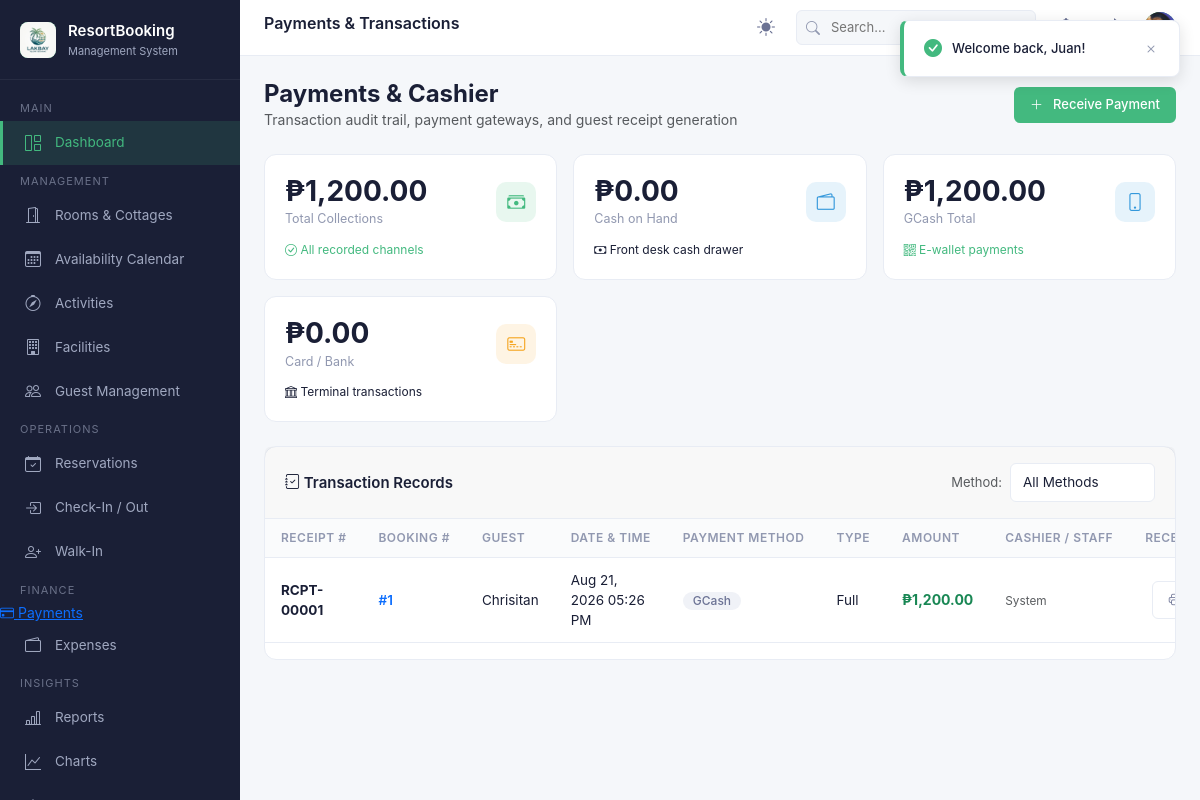
The app's page /payments/index.php (signed in) with its own data.
### tables this page shows
CREATE TABLE `payments` (
  `PaymentId` int NOT NULL AUTO_INCREMENT,
  `ReservationId` int NOT NULL,
  `Amount` decimal(12,2) NOT NULL,
  `PaymentMethod` int NOT NULL,
  `PaymentType` int NOT NULL,
  `ReferenceNumber` varchar(100) DEFAULT NULL,
  `PaymentDate` datetime(6) NOT NULL,
  `Status` int NOT NULL,
  `ProcessedBy` int DEFAULT NULL,
  PRIMARY KEY (`PaymentId`),
  KEY `IX_Payments_ProcessedBy` (`ProcessedBy`),
  KEY `IX_Payments_ReservationId` (`ReservationId`),
  CONSTRAINT `FK_Payments_Reservations_ReservationId` FOREIGN KEY (`ReservationId`) REFERENCES `reservations` (`ReservationId`) ON DELETE CASCADE,
  CONSTRAINT `FK_Payments_Users_ProcessedBy` FOREIGN KEY (`ProcessedBy`) REFERENCES `users` (`UserId`) ON DELETE SET NULL
);

### includes/functions.php (called while the page is built, shortened)
<?php
require_once __DIR__ . '/../config/database.php';
function formatCurrency($amount) {
    return '₱' . number_format((float)$amount, 2);
}
function formatDateTime($dateStr, $format = 'M d, Y h:i A') {
    $time = strtotime($dateStr);
    return $time ? date($format, $time) : '-';
}
function getPaymentMethodName($method) {
    $map = [
        0 => 'Cash',
        1 => 'Card',
        2 => 'GCash',
        3 => 'Maya',
        4 => 'BankTransfer'
    ];
    if (is_numeric($method)) {
        return $map[(int)$method] ?? 'Other';
    }
    return (string)$method;
}
function getPaymentTypeName($type) {
    $map = [
        0 => 'Downpayment',
        1 => 'Full',
        2 => 'Partial',
        3 => 'Balance'
    ];
    if (is_numeric($type)) {
        return $map[(int)$type] ?? 'Payment';
    }
    return (string)$type;
}

### config/database.php (called while the page is built, shortened)
<?php
function url($path = '') {
    $path = '/' . ltrim($path, '/');
    return BASE_URL . $path;
}

### payments/index.php (the view, shortened to what this page needs)
<?php
require_once __DIR__ . '/../config/database.php';
require_once __DIR__ . '/../includes/functions.php';
$query = "SELECT p.*, r.TotalAmount,
    COALESCE(CONCAT(g.FirstName, ' ', g.LastName), CONCAT(u.FirstName, ' ', u.LastName), 'Guest') as GuestName,
    CONCAT(staff.FirstName, ' ', staff.LastName) as StaffName
    FROM payments p
    JOIN reservations r ON p.ReservationId = r.ReservationId
    LEFT JOIN guestrecords g ON r.GuestId = g.GuestId
    LEFT JOIN users u ON r.UserId = u.UserId
    LEFT JOIN users staff ON p.ProcessedBy = staff.UserId
    WHERE 1=1";
$params = [];
$query .= " ORDER BY p.PaymentDate DESC";
$stmt = $pdo->prepare($query);
$stmt->execute($params);
$payments = $stmt->fetchAll();
$totalRevenue = (float)$pdo->query("SELECT COALESCE(SUM(Amount), 0) FROM payments WHERE Status = 1")->fetchColumn();
$cashTotal = (float)$pdo->query("SELECT COALESCE(SUM(Amount), 0) FROM payments WHERE Status = 1 AND PaymentMethod = 0")->fetchColumn();
$gcashTotal = (float)$pdo->query("SELECT COALESCE(SUM(Amount), 0) FROM payments WHERE Status = 1 AND PaymentMethod = 2")->fetchColumn();
$cardTotal = (float)$pdo->query("SELECT COALESCE(SUM(Amount), 0) FROM payments WHERE Status = 1 AND PaymentMethod = 1")->fetchColumn();
include __DIR__ . '/../includes/header.php';
?>
<div class="d-flex justify-content-between align-items-center mb-4 flex-wrap gap-2">
    <div>
        <h4 style="margin:0; font-weight:700;">Payments & Cashier</h4>
        <p class="text-muted" style="margin:0; font-size:14px;">Transaction audit trail, payment gateways, and guest receipt generation</p>
    </div>
    <button type="button" class="btn btn-primary" onclick="new bootstrap.Modal(document.getElementById('newPaymentModal')).show()">
        <i class="bi bi-plus-lg me-1"></i> Receive Payment
    </button>
</div>
<div class="stats-grid mb-4">
    <div class="stat-card">
        <div class="stat-header">
            <div>
                <div class="stat-value"><?= formatCurrency($totalRevenue) ?></div>
                <div class="stat-label">Total Collections</div>
            </div>
            <div class="stat-icon green"><i class="bi bi-cash-stack"></i></div>
        </div>
        <div class="stat-change up"><i class="bi bi-check-circle"></i> All recorded channels</div>
    </div>
    <div class="stat-card">
        <div class="stat-header">
            <div>
                <div class="stat-value"><?= formatCurrency($cashTotal) ?></div>
                <div class="stat-label">Cash on Hand</div>
            </div>
            <div class="stat-icon blue"><i class="bi bi-wallet2"></i></div>
        </div>
        <div class="stat-change"><i class="bi bi-cash"></i> Front desk cash drawer</div>
    </div>
    <div class="stat-card">
        <div class="stat-header">
            <div>
                <div class="stat-value"><?= formatCurrency($gcashTotal) ?></div>
                <div class="stat-label">GCash Total</div>
            </div>
            <div class="stat-icon blue"><i class="bi bi-phone"></i></div>
        </div>
        <div class="stat-change up"><i class="bi bi-qr-code"></i> E-wallet payments</div>
    </div>
    <div class="stat-card">
        <div class="stat-header">
            <div>
                <div class="stat-value"><?= formatCurrency($cardTotal) ?></div>
                <div class="stat-label">Card / Bank</div>
            </div>
            <div class="stat-icon orange"><i class="bi bi-credit-card-2-front"></i></div>
        </div>
        <div class="stat-change"><i class="bi bi-bank"></i> Terminal transactions</div>
    </div>
</div>
<div class="card">
    <div class="card-header d-flex justify-content-between align-items-center flex-wrap gap-2">
        <h5><i class="bi bi-journal-check"></i> Transaction Records</h5>
        <div class="d-flex align-items-center gap-2">
            <span class="text-muted" style="font-size:13px;">Method:</span>
            <select class="form-select form-select-sm" style="width:auto;" onchange="location.href='<?= url("/payments/index.php") ?>?method=' + this.value">
                <option value="">All Methods</option>
            </select>
        </div>
    </div>
    <div class="table-wrapper">
        <table class="table">
            <thead>
                <tr>
                    <th>Receipt #</th>
                    <th>Booking #</th>
                    <th>Guest</th>
                    <th>Date & Time</th>
                    <th>Payment Method</th>
                    <th>Type</th>
                    <th>Amount</th>
                    <th>Cashier / Staff</th>
                    <th style="text-align:right;">Receipt</th>
                </tr>
            </thead>
            <tbody>
                <?php if (empty($payments)): ?>
                    <tr><td colspan="9" class="text-center py-4 text-muted">No payment transactions found.</td></tr>
                <?php else: ?>
                    <?php foreach ($payments as $p): ?>
                        <tr>
                            <td><strong><?= !empty($p['ReferenceNumber']) ? htmlspecialchars($p['ReferenceNumber']) : 'RCPT-' . str_pad($p['PaymentId'], 5, '0', STR_PAD_LEFT) ?></strong></td>
                            <td>
                                <a href="<?= url('/reservations/details.php?id=' . $p['ReservationId']) ?>" style="font-weight:600; text-decoration:none;">
                                    #<?= $p['ReservationId'] ?>
                                </a>
                            </td>
                            <td><?= htmlspecialchars($p['GuestName']) ?></td>
                            <td><?= formatDateTime($p['PaymentDate']) ?></td>
                            <td><span class="badge badge-secondary"><?= getPaymentMethodName($p['PaymentMethod']) ?></span></td>
                            <td><?= getPaymentTypeName($p['PaymentType']) ?></td>
                            <td><strong class="text-success" style="font-size:14px;"><?= formatCurrency($p['Amount']) ?></strong></td>
                            <td><small class="text-muted"><?= htmlspecialchars($p['StaffName'] ?: 'System') ?></small></td>
                            <td style="text-align:right;">
                                <a href="<?= url('/receipt/index.php?id=' . $p['ReservationId']) ?>" class="btn btn-xs btn-outline" target="_blank" title="Print Official Receipt">
                                    <i class="bi bi-printer"></i>
                                </a>
                            </td>
                        </tr>
                    <?php endforeach; ?>
                <?php endif; ?>
            </tbody>
        </table>
    </div>
</div>
<?php include __DIR__ . '/../includes/footer.php'; ?>

### assets/css/site.css (style rules this page uses)
:root { --primary: #43b97f; --primary-dark: #36a36e; --primary-light: #e8f8f0; --primary-bg: #f0faf5; --sidebar-bg: #1a1f36; --sidebar-hover: #252b48; --sidebar-active: rgba(67, 185, 127, 0.15); --sidebar-text: #a0a8c0; --sidebar-text-active: #43b97f; --header-bg: #ffffff; --content-bg: #f5f7fa; --card-bg: #ffffff; --text-primary: #1a1f36; --text-secondary: #6b7294; --text-muted: #9198b0; --border: #e8ecf4; --success: #43b97f; --warning: #f5a623; --danger: #e74c3c; --info: #3498db; --shadow-sm: 0 1px 3px rgba(0,0,0,0.06); --shadow-md: 0 2px 8px rgba(0,0,0,0.08); --shadow-lg: 0 4px 16px rgba(0,0,0,0.12); --radius: 8px; --radius-lg: 12px; }
* { box-sizing: border-box; }
html { overflow-x: hidden; scroll-behavior: smooth; }
body { margin: 0; padding: 0; font-family: -apple-system, BlinkMacSystemFont, 'Segoe UI', Roboto, 'Helvetica Neue', Arial, sans-serif; background: var(--content-bg); color: var(--text-primary); font-size: 14px; line-height: 1.5; overflow-x: hidden; width: 100%; max-width: 100vw; }
.stats-grid { display: grid; grid-template-columns: repeat(auto-fit, minmax(220px, 1fr)); gap: 16px; margin-bottom: 24px; }
.stat-card { background: var(--card-bg); border-radius: var(--radius-lg); padding: 20px; border: 1px solid var(--border); transition: transform 0.2s, box-shadow 0.2s; }
.stat-card .stat-header { display: flex; align-items: center; justify-content: space-between; margin-bottom: 12px; }
.stat-card .stat-icon { width: 40px; height: 40px; border-radius: 10px; display: flex; align-items: center; justify-content: center; font-size: 18px; }
.stat-icon.green { background: rgba(67,185,127,0.12); color: var(--primary); }
.stat-icon.blue { background: rgba(52,152,219,0.12); color: var(--info); }
.stat-icon.orange { background: rgba(245,166,35,0.12); color: var(--warning); }
.stat-card .stat-value, .stat-card .stat-number { font-size: 28px; font-weight: 700; color: var(--text-primary); line-height: 1.2; }
.stat-card .stat-label { font-size: 12.5px; color: var(--text-muted); margin-top: 2px; }
.stat-card .stat-change { font-size: 12px; margin-top: 6px; }
.stat-change.up { color: var(--success); }
.card { background: var(--card-bg); border-radius: var(--radius-lg); border: 1px solid var(--border); margin-bottom: 20px; }
.card-header { padding: 16px 20px; border-bottom: 1px solid var(--border); display: flex; align-items: center; justify-content: space-between; }
.card-header h5 { margin: 0; font-size: 15px; font-weight: 600; color: var(--text-primary); }
.table-wrapper { overflow-x: auto; }
.table { width: 100%; border-collapse: collapse; }
.table th { padding: 10px 16px; text-align: left; font-size: 12px; font-weight: 600; color: var(--text-muted); text-transform: uppercase; letter-spacing: 0.5px; border-bottom: 1px solid var(--border); background: #fafbfc; white-space: nowrap; }
.table td { padding: 12px 16px; border-bottom: 1px solid var(--border); font-size: 13.5px; color: var(--text-primary); vertical-align: middle; }
.btn { display: inline-flex; align-items: center; gap: 6px; padding: 8px 16px; border-radius: 6px; font-size: 13px; font-weight: 500; border: none; cursor: pointer; transition: all 0.2s; text-decoration: none; white-space: nowrap; }
.btn-primary { background: var(--primary); color: #fff; }
.btn-outline { background: transparent; border: 1px solid var(--border); color: var(--text-secondary); }
.badge { display: inline-flex; align-items: center; gap: 5px; padding: 3px 10px; border-radius: 12px; font-size: 12px; font-weight: 500; }
.badge-secondary { background: #f0f2f7; color: var(--text-secondary); }
.form-control, .form-select { width: 100%; padding: 8px 12px; border: 1px solid var(--border); border-radius: 6px; font-size: 13.5px; color: var(--text-primary); background: #fff; transition: border-color 0.2s, box-shadow 0.2s; }
* { scrollbar-width: thin; scrollbar-color: var(--border) transparent; }
.table-wrapper { overflow-x: auto; -webkit-overflow-scrolling: touch; }

### records on screen
payments: PaymentId "00001", ReservationId "1", GuestName "Chrisitan", PaymentDate "Aug 21, 2026 05:26 PM", PaymentMethod "GCash", PaymentType "Full", Amount "₱1,200.00", StaffName "System"

### other values on screen
$resortSettings['ResortName'] "ResortBooking"
$resortSettings['ResortSubtitle'] "Management System"
$pageTitle "Payments & Transactions"
formatCurrency($totalRevenue) "₱1,200.00"
formatCurrency($cashTotal) "₱0.00"
formatCurrency($gcashTotal) "₱1,200.00"
formatCurrency($cardTotal) "₱0.00"
